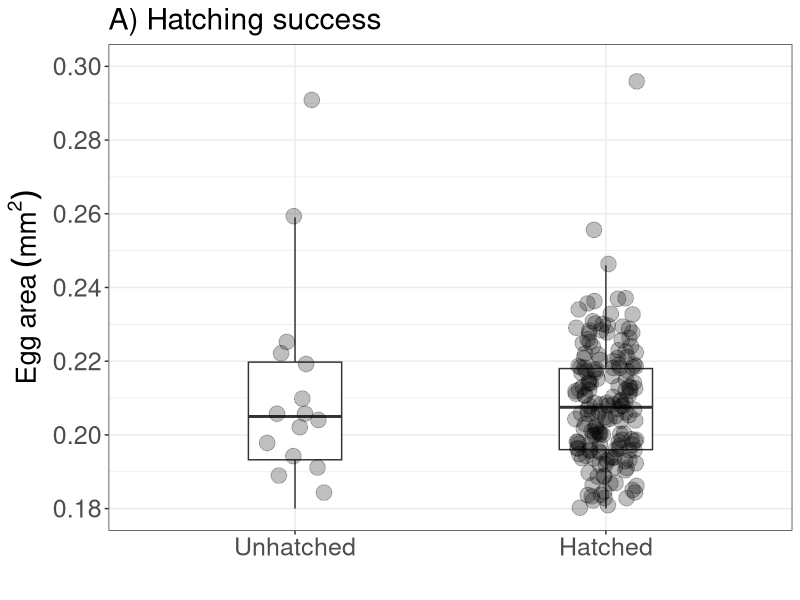
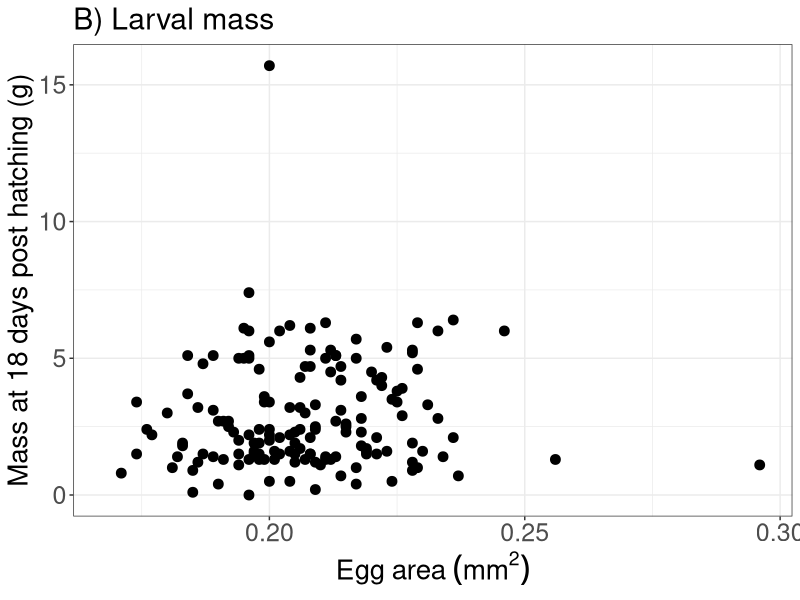
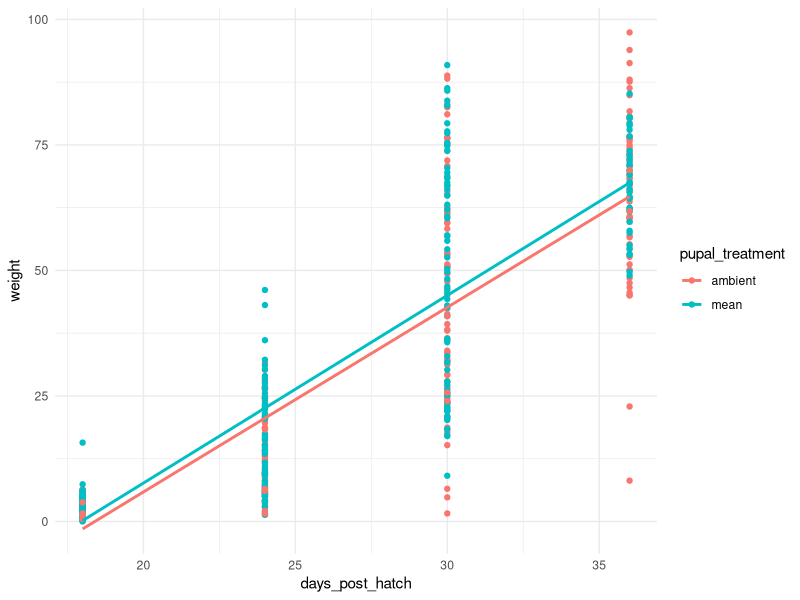
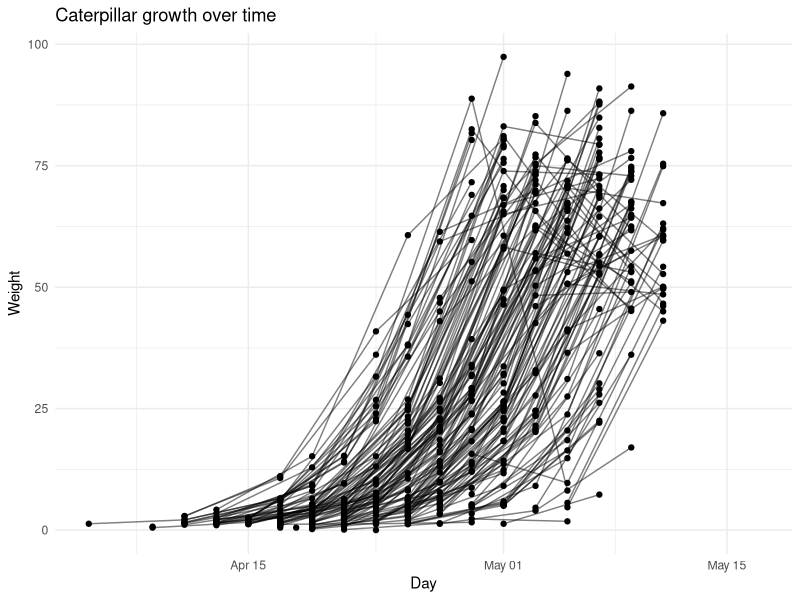
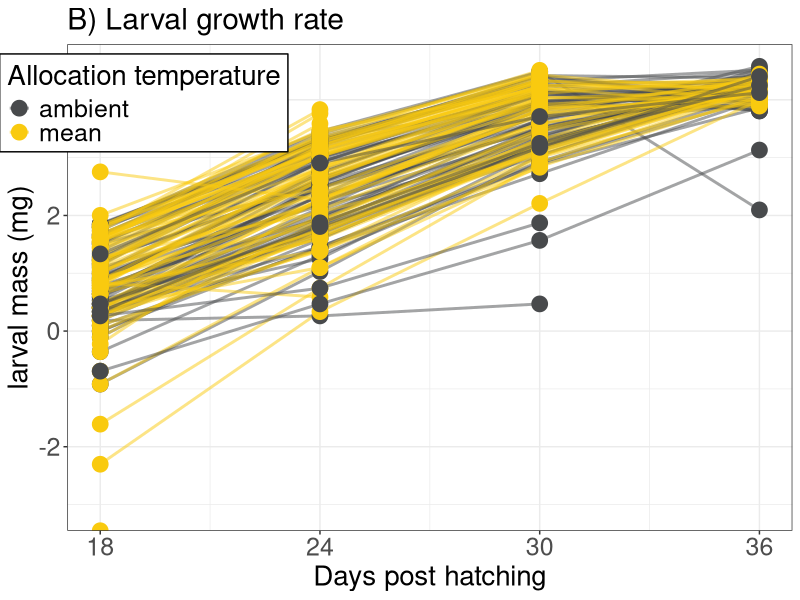
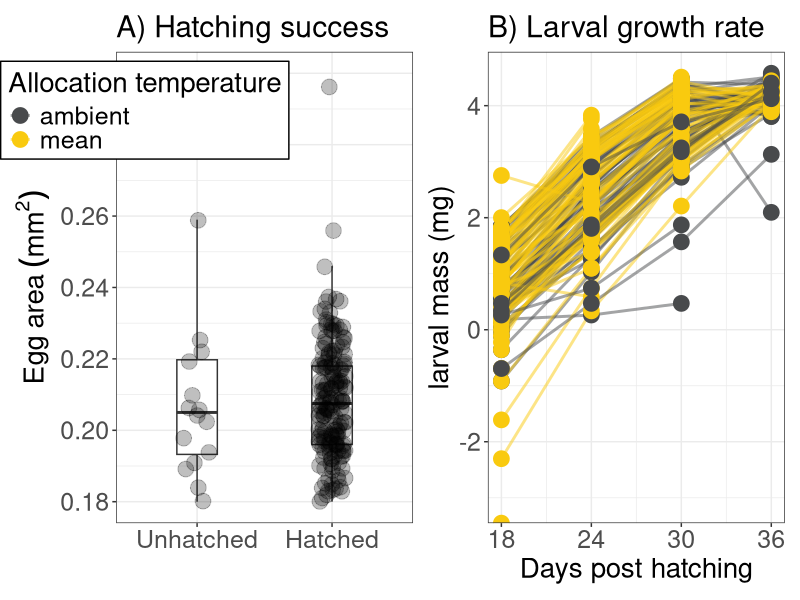

The R source for these figures, in order:
## ---- chunk 1
library(here)
library(tidyverse)
library(ggplot2)
library(lmerTest)
library(patchwork)
## ---- chunk 2
caterpillar_data <- read.csv(here("data", "clean data", "caterpillar_data.csv"))

#caterpillar_data <- caterpillar_data %>%
  #filter(!is.na(hatch_date)) 

caterpillar_data$pupal_treatment <- as.factor(caterpillar_data$pupal_treatment)
caterpillar_data$hatch_date <- as.Date(caterpillar_data$hatch_date)
caterpillar_data$weight_1 <- as.numeric(caterpillar_data$weight_1)
caterpillar_data$weight_2 <- as.numeric(caterpillar_data$weight_2)

#turn all weights into mg
caterpillar_data$weight_1 <- caterpillar_data$weight_1 * 1000
caterpillar_data$weight_2 <- caterpillar_data$weight_2 * 1000
caterpillar_data$weight3 <- caterpillar_data$weight3 * 1000
caterpillar_data$weight4 <- caterpillar_data$weight4 * 1000
caterpillar_data$weight_5 <- caterpillar_data$weight_5 * 1000

## ---- chunk 3

caterpillar_data <- caterpillar_data %>%
  filter(!is.na(hatched))
  
#how many caterpillars hatches overall
caterpillar_data %>%
  filter(hatched == 1)

hatching_plot <- ggplot(caterpillar_data, aes(x = factor(hatched, labels = c("Unhatched", "Hatched")), y = size_01)) +
  geom_boxplot(width = 0.3, outlier.shape = NA) +
  geom_jitter(width = 0.1, alpha = 0.25, size = 5) +
  #scale_colour_manual(values = temp_cols) +
  labs(x = "", y = expression(Egg~area~(mm^2)), title = "A) Hatching success", colour = "Allocation temperature") +
  theme_bw() +
  scale_y_continuous(
    breaks = seq(0.18, 0.30, by = 0.02),
    limits = c(0.18, 0.30)) +
    theme(
    text = element_text(size = 18),            # increases all text
    axis.title = element_text(size = 20),      # axis titles bigger
    axis.text = element_text(size = 18),       # axis tick labels bigger
    legend.text = element_text(size = 18),     # legend text bigger
    legend.title = element_text(size = 20),
    #legend.position = c(0.98, 0.9),   # top-right inside
  #legend.justification = c(1, 1),     # anchor legend box to its top-right corner
  #legend.background = element_rect(fill = "white", colour = "black")  # optional: improve visibility
    )

hatching_plot

#ggsave(
#  here("figures", "hatching success.png"),
#  plot = hatching_plot,
#  width = 10,
#  height = 5,
# dpi = 300
#)



## ---- chunk 4

caterpillar_size <- ggplot(caterpillar_data, aes(x = size_01, y = weight_1)) +
  geom_point(size = 3) +
  labs(y = "Mass at 18 days post hatching (g)", x = expression(Egg~area~(mm^2)), title = "B) Larval mass") +
  theme_bw() +
    theme(
    text = element_text(size = 18),            # increases all text
    axis.title = element_text(size = 20),      # axis titles bigger
    axis.text = element_text(size = 18),       # axis tick labels bigger
    legend.text = element_text(size = 18),     # legend text bigger
    legend.title = element_text(size = 20)
    )

caterpillar_size


## ---- chunk 5
#to plot the weight of each caterpillar over time, I need to turn the data into long format

names(caterpillar_data) <- names(caterpillar_data) %>%
  gsub("^weight([0-9]+)$", "weight_\\1", .)

long_data <- caterpillar_data %>%
  mutate(id = row_number()) %>%
  pivot_longer(
    cols = matches("^(weight|weighday)_\\d+$"),
    names_to = c(".value", "time"),
    names_pattern = "(weight|weighday)_(\\d+)"
  )

long_data$weighday <- as.Date(long_data$weighday)

long_data <- long_data %>%
  mutate(days_post_hatch = as.numeric(weighday - hatch_date)) %>%
  filter(!is.na("weight"))
## ---- chunk 6
ggplot(long_data, aes(days_post_hatch, weight, colour = pupal_treatment)) +
  geom_point() +
  geom_smooth(method = "lm", se = FALSE) +
  theme_minimal()

temp_cols <- c(
  ambient = "#484A4C",
  cool    = "#76C0CC",
  mean    = "#F9CA0F",
  warm    = "#E87A36",
  hot     = "#AF0808")




ggplot(long_data, aes(x = weighday, y = weight, group = id)) +
  geom_line(alpha = 0.5) +
  geom_point() +
  labs(x = "Day", y = "Weight", title = "Caterpillar growth over time") +
  theme_minimal()

growth_rate <- ggplot(long_data, aes(x = days_post_hatch, y = log(weight), group = id, colour = pupal_treatment)) +
  geom_line(alpha = 0.5, size = 1) +
  geom_point(size = 5) +
  scale_x_continuous(breaks = c(18, 24, 30, 36)) +
  labs(x = "Days post hatching", y = "larval mass (mg)",
       title = "B) Larval growth rate", colour = "Allocation temperature") +
  scale_color_manual(values = temp_cols) +
  theme_bw() +
    theme(
    text = element_text(size = 18),            # increases all text
    axis.title = element_text(size = 20),      # axis titles bigger
    axis.text = element_text(size = 18),       # axis tick labels bigger
    legend.text = element_text(size = 18),     # legend text bigger
    legend.title = element_text(size = 20),
    legend.position = c(0.98, 0.98),   # top-right inside
  legend.justification = c(2.7, 1),     # anchor legend box to its top-right corner
  legend.background = element_rect(fill = "white", colour = "black")  # optional: improve visibility
    )
growth_rate


caterpillar_plot <-  hatching_plot + growth_rate

ggsave(
  here("figures", "caterpillar plot.png"),
  plot = caterpillar_plot,
  width = 20,
  height = 10,
  dpi = 300
)
 
